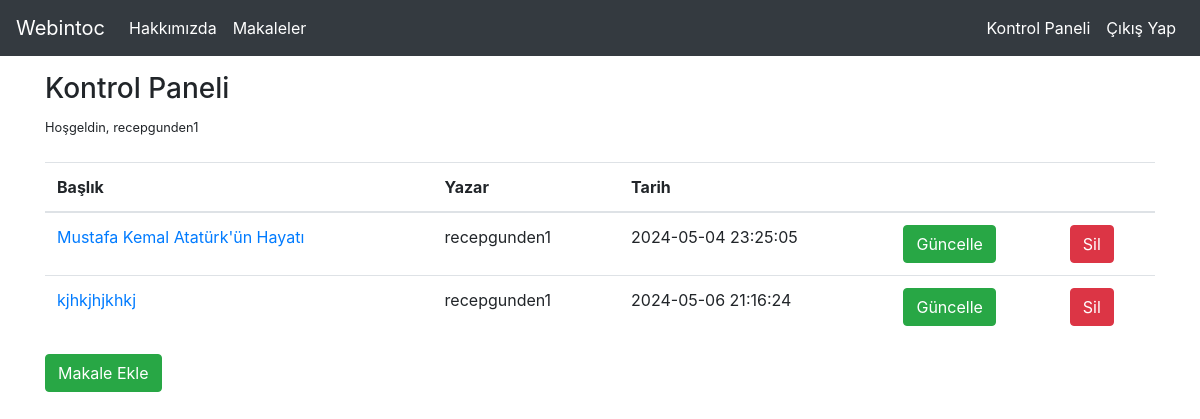
/dashboard (signed in), run on the app's committed database.
### tables this page shows
CREATE TABLE "articles" (
    "id" INTEGER PRIMARY KEY AUTOINCREMENT,
    "title" TEXT,
    "author" TEXT,
    "content" TEXT,
    "created_date" TIMESTAMP DEFAULT (datetime('now', 'localtime'))
);

### webintoc.py (the view)
@app.route("/dashboard")
@login_required
def dashboard():
    with sql.connect("webintoc.db") as con:
        cursor = con.cursor()
        sorgu = "SELECT * FROM articles WHERE author = ?"
        cursor.execute(sorgu, (session["username"],))
        articles = cursor.fetchall()
    if articles:
        return render_template("dashboard.html", articles=articles)
    else:
        return render_template("dashboard.html")

### webintoc.py (called while the page is built)
def login_required(f):
    @wraps(f)
    def decorated_function(*args, **kwargs):
        if "logged_in" in session:
            return f(*args, **kwargs)
        else:
            flash("Bu sayfayı görüntülemek için lütfen giriş yapınız..","danger")
            return redirect(url_for("login"))
    return decorated_function

### templates/dashboard.html
{% extends 'layout.html' %}
{% block body %}
    <h3>Kontrol Paneli</h3>
    <small>Hoşgeldin, {{session["username"]}}</small>
    <br>
    {% if articles %}
    <br>
    <table class="table table-hover">
        <thead>
          <tr>
            <th scope="col">Başlık</th>
            <th scope="col">Yazar</th>
            <th scope="col">Tarih</th>
            <th scope="col"></th>
            <th scope="col"></th>
          </tr>
        </thead>
        <tbody>
          {% for article in articles %}
          <tr>
            <td><a href="/article/{{article[0]}}">{{article[1]}}</a></td>
            <td>{{article[2]}}</td>
            <td>{{article[4]}}</td>
            <td><a href="/edit/{{article[0]}}" class="btn btn-success">Güncelle</a></td>
            <td><a href="/delete/{{article[0]}}" class="btn btn-danger">Sil</a></td>
          </tr>
          {% endfor %}
        </tbody>
      </table>
      <a href="/addarticle" class="btn btn-success">Makale Ekle</a>
    {% else %}
        <div class="alert alert-danger">Henüz makale yayınlamadınız</div>
    {% endif %}
{% endblock %}

### data on the page
articles: title "Mustafa Kemal Atatürk'ün Hayatı", author "recepgunden1", created_date "2024-05-04 23:25:05"
articles: title "kjhkjhjkhkj", author "recepgunden1", created_date "2024-05-06 21:16:24"

### other printed values
{{ session["username"] }} "recepgunden1"
